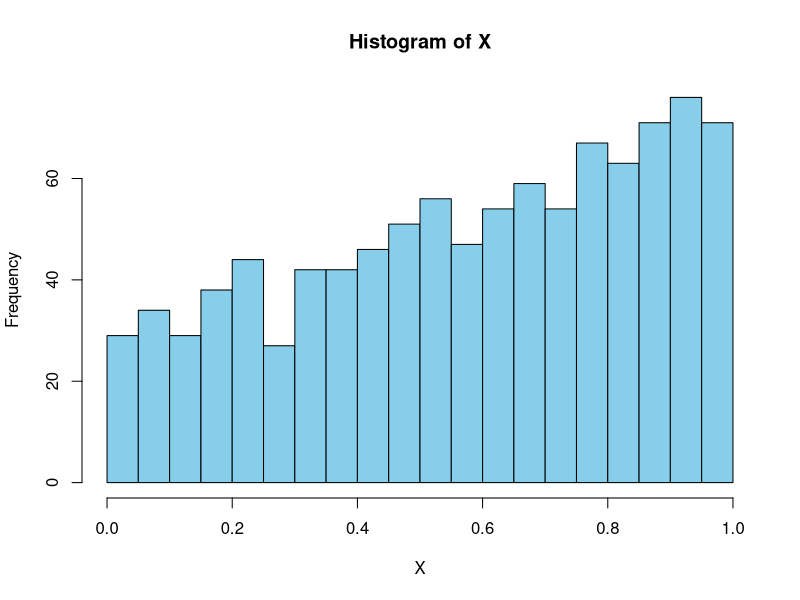

Generate this figure with R:
# Set the seed for reproducibility
set.seed(123)

# Number of simulations
n <- 1000

# Generate n uniform random numbers between 0 and 1
U <- runif(n)

# Calculate X using the given formula
X <- log(U * (exp(1) - 1) + 1)

# Plot the histogram of X
hist(X, breaks = 20, col = "skyblue", main = "Histogram of X", xlab = "X")

